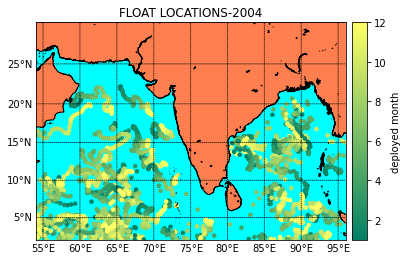

This chart was generated by the following Python code:

import numpy as np
from netCDF4 import Dataset
import matplotlib.pyplot as plt
from mpl_toolkits.basemap import Basemap
import datetime
import glob
lons=[]
lats=[]
dates=[]
months=[]
#importing all nc files
for file in glob.glob('*.nc'):
    data=Dataset(file,'r')
#listing dates
    jd=data.variables['JULD'][:]
    ref_date=datetime.datetime(1950,1,1,0,0,0)
    date=ref_date+datetime.timedelta(days=jd[0])
    dates.append(date)
    months.append(date.month)
#listing latitude and longitude    
    lons.append(data.variables['LONGITUDE'][0])
    lats.append(data.variables['LATITUDE'][0])
#basemap setup            
mp=Basemap(projection="merc",llcrnrlat=2,llcrnrlon=54,urcrnrlat=30,urcrnrlon=96,resolution='f')
mp.drawcoastlines()
mp.drawlsmask(land_color='coral',ocean_color='aqua',lakes=True)
parallels = np.arange(0.,81,5.)
meridians = np.arange(10.,351.,5.)
mp.drawparallels(parallels,labels=[True,False,False,False])
mp.drawmeridians(meridians,labels=[False,False,False,True])
mp.scatter(lons,lats,latlon=True,s=50,c=months,marker='.',cmap="summer")
cbar=mp.colorbar()
cbar.set_label('deployed month')
#annotating all points
#for i in range(len(lons)):
#    x,y=mp(lons[i],lats[i])
#    plt.text(x,y,str(dates[i]))
plt.title('FLOAT LOCATIONS-'+str(date.year))
plt.figure(figsize=(8,8))
plt.show()
